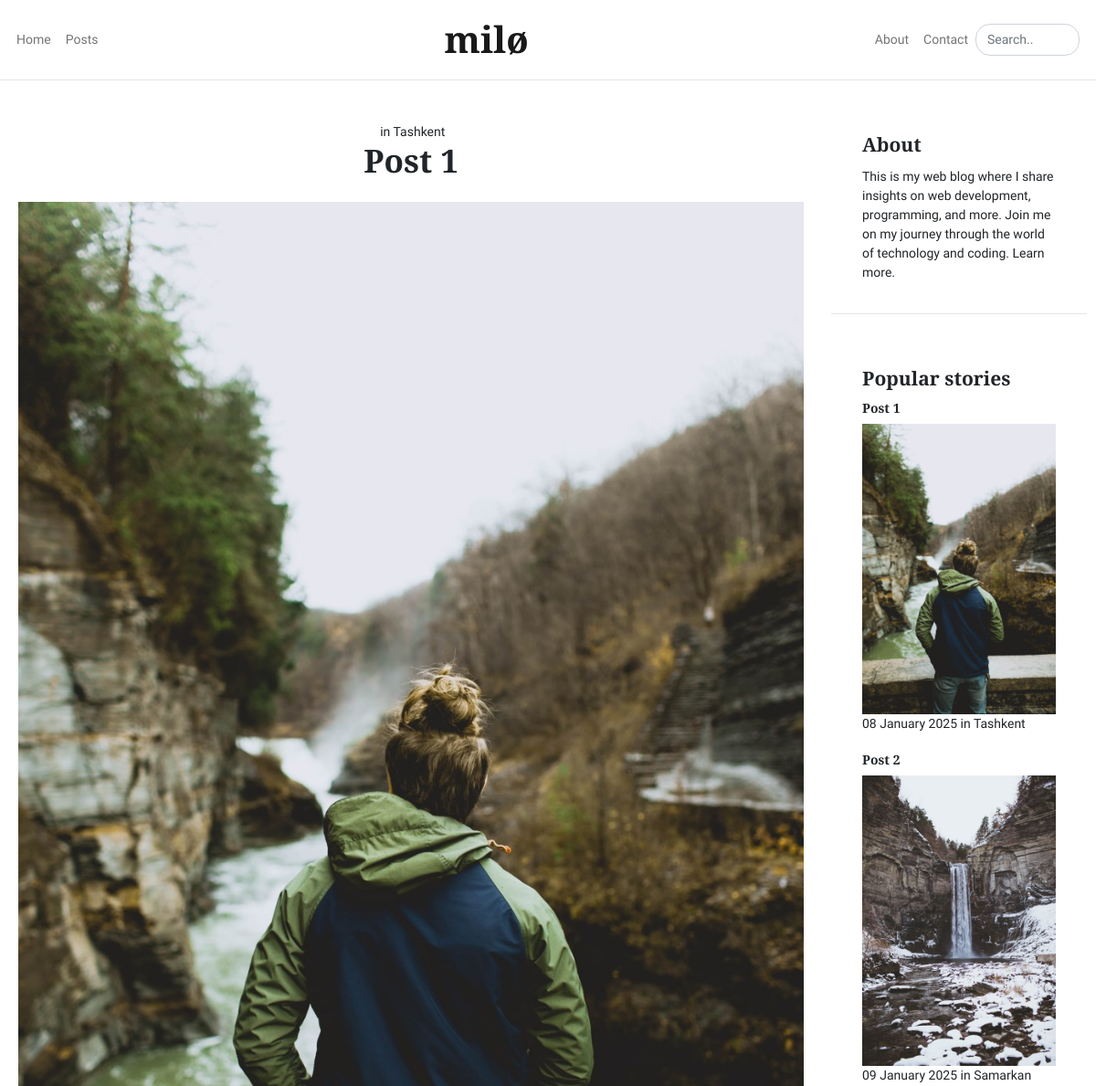
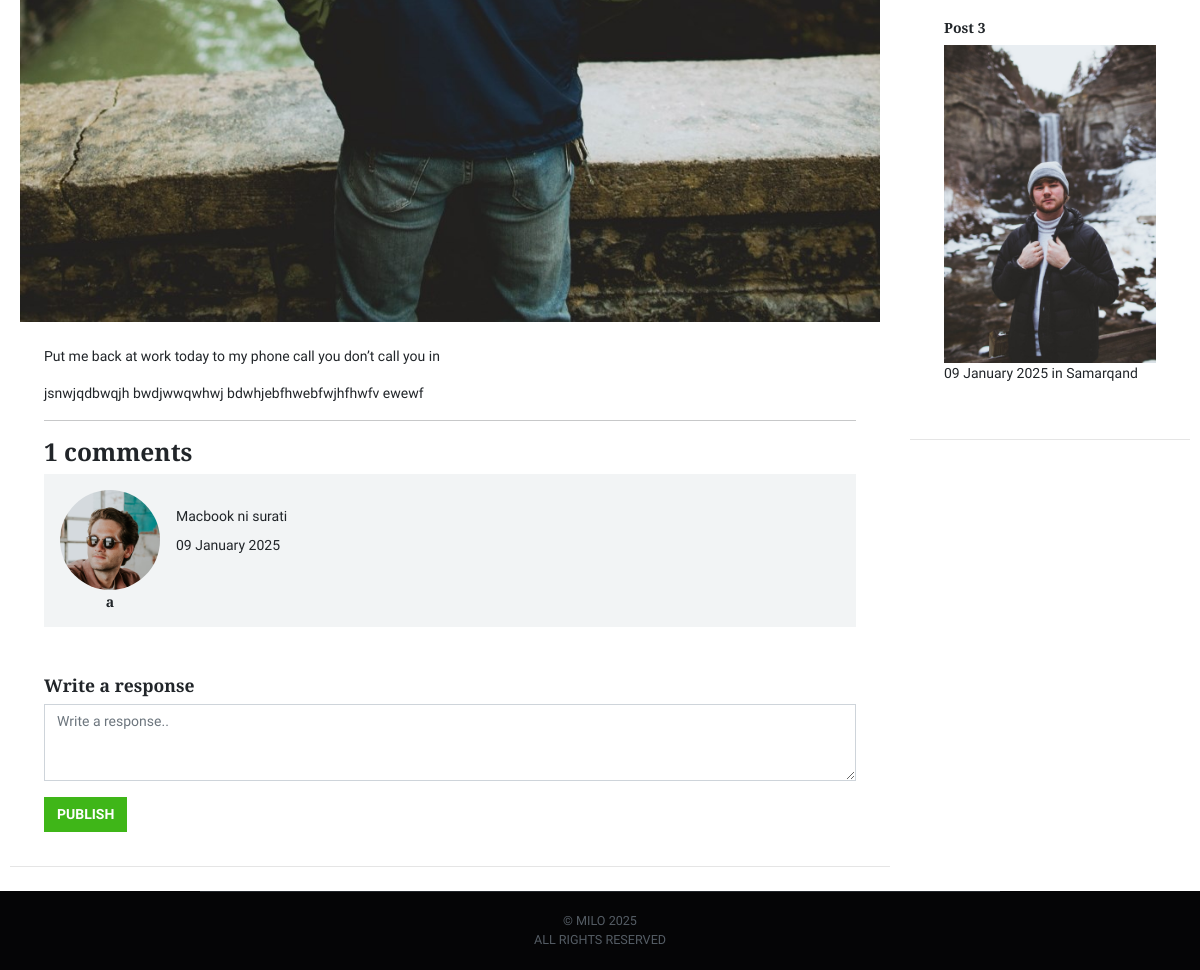
/post/1, run on the app's committed database (2 pictures, top to bottom).
### app/models.py (models this page shows, shortened)
class Post(models.Model):
    title = models.CharField(max_length=255)
    place = models.CharField(max_length=200)
    slug = models.CharField(max_length=150)
    image = models.ImageField(upload_to='posts/')
    body = models.TextField()
    views_count = models.PositiveIntegerField(default=0)
    likes_count = models.PositiveIntegerField(default=0)
    created_at = models.DateTimeField(auto_now_add=True)
    updated_at = models.DateTimeField(auto_now=True)

class Comment(models.Model):
    post = models.ForeignKey(Post, on_delete=models.CASCADE)
    author = models.ForeignKey(CustomUser, on_delete=models.CASCADE)
    body = models.TextField()
    created_at = models.DateTimeField(auto_now_add=True)

class CustomUser(AbstractBaseUser, PermissionsMixin):
    email = models.EmailField(unique=True)
    first_name = models.CharField(max_length=30)
    last_name = models.CharField(max_length=30)
    avatar = models.ImageField(upload_to='avatars/')
    is_staff = models.BooleanField(default=False)
    is_active = models.BooleanField(default=True)
    is_superuser = models.BooleanField(default=False)
    REQUIRED_FIELDS = ['first_name', 'last_name']
    objects = CustomUserManager()
    USERNAME_FIELD = 'email'

### app/views.py (the view)
# urls.py: path('post/<int:id>', post_detail, name='post_detail'),
def post_detail(request, id):
    post = get_object_or_404(Post, id=id)
    popular_posts = Post.objects.order_by('-views_count')[:5]
    post.views_count += 1
    post.save()
    if request.method == 'POST':
        form = CommentForm(request.POST)
        if form.is_valid():
            comment = form.save(commit=False)
            comment.author = request.user
            comment.post = post
            comment.save()
            return redirect('post_detail', id=post.id)
    else:
        form = CommentForm()
    comments = Comment.objects.filter(post=post).order_by('-created_at')
    context = {
        'post': post,
        'popular_posts': popular_posts,
        'form': form,
        'comments': comments,
    }
    return render(request, 'detail.html', context)

### app/forms.py (shortened to what this page needs)
class CommentForm(forms.ModelForm):
    class Meta:
        model = Comment
        fields = ['body']
        widgets = {
            'body': forms.Textarea(attrs={'class': 'form-control', 'placeholder': 'Write a response..', 'rows': 3}),
        }

### templates/detail.html (shortened to what this page needs)
{% extends 'base.html' %}
{% load static %}
{% block content %}
<div class="container">
  <div class="row">
    <div class="col-md-9">
      <article class="card mb-4">
        <header class="card-header text-center">
          <div class="card-meta">
             in {{ post.place }}
          </div>
          <a href="#">
            <h1 class="card-title">{{ post.title }}</h1>
          </a>
        </header>
        <a href="#">
          <img class="card-img" src="{{ post.image.url }}" alt="" />
        </a>
        <div class="card-body">
          <p>{{ post.slug }}</p>
          <p>{{ post.body }}</p>
          <hr />
          <h3>{{ comments.count }} comments</h3>
          {% for comment in comments %}
          <div class="d-flex mb-3 p-3 bg-light">
            <div class="text-center">
              {% if comment.author.avatar %}
              <img class="me-3 rounded-circle" src="img/avatars/1.png" alt="Kim" width="100" height="100">
              {% else %}
              <img class="me-3 rounded-circle" src="{% static 'img/avatars/2.png' %}" alt="Kim" width="100" height="100">
              {% endif %}
              <h6 class="mt-1 mb-0 me-3">{{ comment.author.first_name }}</h6>
            </div>
            <div class="flex-grow-1">
              <p class="mt-3 mb-2">{{ comment.body }}</p>
              <time class="timeago" datetime="{{ comment.created_at|date:'Y-m-d H:i' }}">
                  {{ comment.created_at|date:'d F Y' }}
              </time>
            </div>
          </div>
          {% endfor %}
          <div class="mt-5">
              <h5>Write a response</h5>
              <form method="POST">
                  <div class="row">
                      <div class="col-md-12">
                          {{ form.body }}
                      </div>
                  </div>
                  <button type="submit" class="btn btn-success mt-3">Publish</button>
              </form>
          </div>
        </div>
      </article>
    </div>
    <div class="col-md-3 ms-auto">
      <aside class="sidebar">
        <div class="card mb-4">
          <div class="card-body">
            <h4 class="card-title">About</h4>
            <p class="card-text">This is my web blog where I share insights on web development, programming, and more. Join me on my journey through the world of technology and coding. <a href="#">Learn more</a>.</p>
          </div>
        </div>
      </aside>
      <aside class="sidebar sidebar-sticky">
        <div class="card mb-4">
          <div class="card-body">
            <h4 class="card-title">Popular stories</h4>
            {% for popular in popular_posts %}
            <a href="{% url 'post_detail' popular.id %}" class="d-inline-block">
                <h4 class="h6">{{ popular.title }}</h4>
                <img class="card-img" src="{{ popular.image.url }}" alt="{{ popular.title }}" />
            </a>
            <time class="timeago" datetime="{{ popular.created_at|date:'Y-m-d H:i' }}">
                {{ popular.created_at|date:'d F Y' }}
            </time> in {{ popular.place }}
            <br>
            <br>
            {% endfor %}
          </div>
        </div>
      </aside>
    </div>
  </div>
</div>
{% endblock %}

### templates/base.html (shortened to what this page needs)
{% load static %}
<!DOCTYPE html>
<html lang="en">
<head>
    <link href="{% static 'css/app.css' %}" rel="stylesheet">
</head>
<body>
    <header>
        <nav class="navbar navbar-expand-md navbar-light bg-white absolute-top">
            <div class="container">
                <div class="collapse navbar-collapse order-3 order-md-2" id="navbar-left">
                    <ul class="navbar-nav me-auto">
                        <li class="nav-item active">
                            <a class="nav-link" href="/">Home</a>
                        </li>
                        <li class="nav-item">
                            <a class="nav-link" href="{% url 'posts' %}">Posts</a>
                        </li>
                    </ul>
                </div>
                <a class="navbar-brand mx-auto order-1 order-md-3" href="index.html">Milø</a>
                <div class="collapse navbar-collapse order-4 order-md-4" id="navbar-right">
                    <ul class="navbar-nav ms-auto">
                        <li class="nav-item">
                            <a class="nav-link" href="/about/">About</a>
                        </li>
                        <li class="nav-item">
                            <a class="nav-link" href="/contact/">Contact</a>
                        </li>
                    </ul>
                    <form class="form-inline" role="search" method="GET" action="{% url 'search' %}">
                      <input
                        class="search js-search form-control form-control-rounded me-sm-2"
                        type="text"
                        name="q"
                        title="Enter search query here.."
                        placeholder="Search.."
                        aria-label="Search"
                        required
                      >
                    </form>
                </div>
            </div>
        </nav>
    </header>
    <main class="main pt-4">
        {% block content %}{% endblock %}
    </main>
    <footer class="site-footer bg-dark">
        <div class="container">
            <div class="copy">
                &copy; Milo 2025<br />
                All rights reserved
            </div>
        </div>
    </footer>
</body>
</html>

### data on the page
Post: place "Tashkent", title "Post 1", image (picture), slug "Put me back at work today to my phone call you don’t call you in", body "jsnwjqdbwqjh bwdjwwqwhwj bdwhjebfhwebfwjhfhwfv ewewf", created_at "08 January 2025"
Comment: author.first_name "a", body "Macbook ni surati", created_at "09 January 2025"
Post: title "Post 2", image (picture), created_at "09 January 2025", place "Samarkan"
Post: title "Post 3", image (picture), created_at "09 January 2025", place "Samarqand"

### other printed values
{{ comments.count }} "1"
